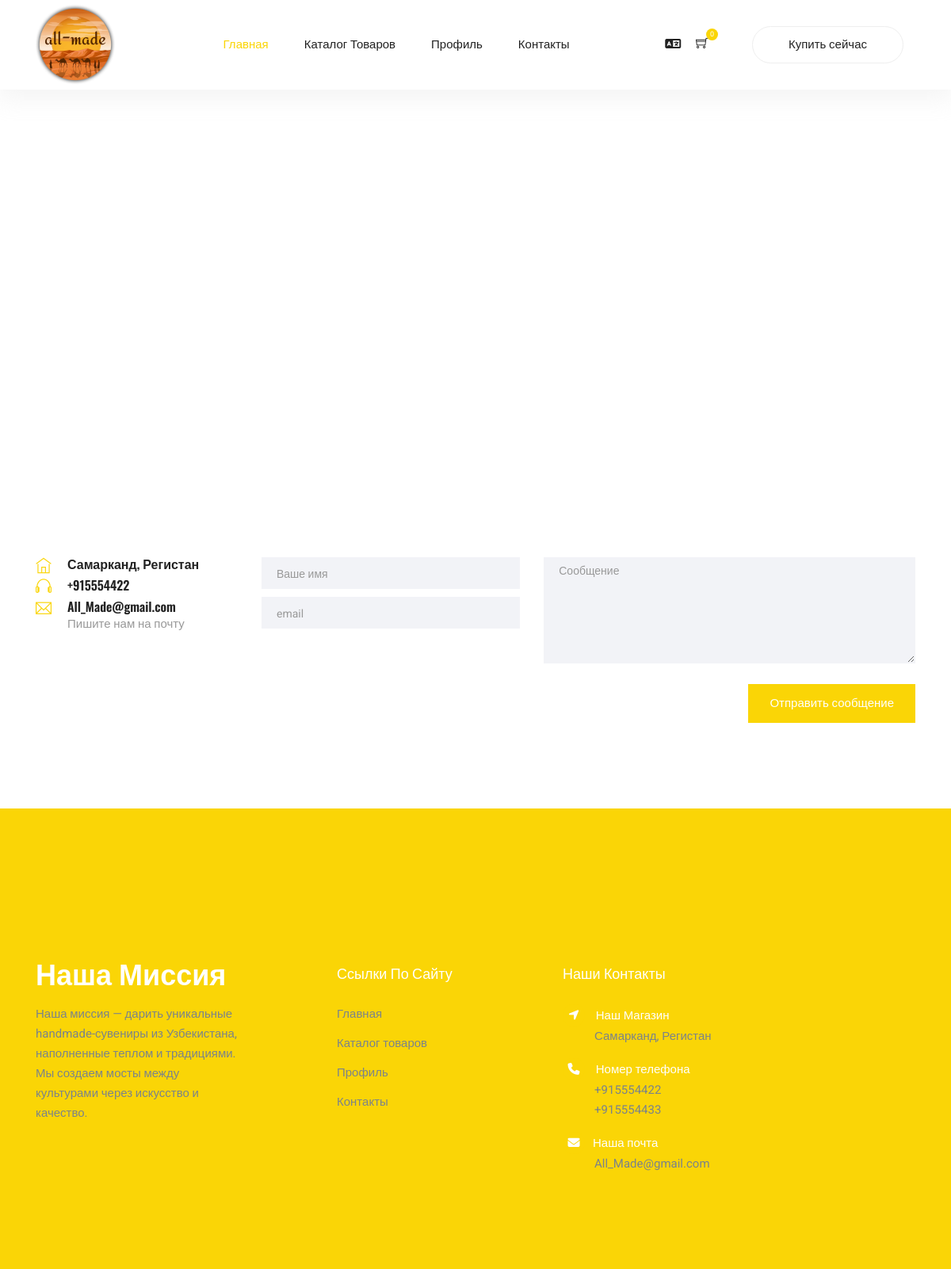
The app's page /ru/contacts/ with its own data.
### mainapp/models.py (models this page shows, shortened)
class Main_info(models.Model):
    Our_mission = models.TextField(verbose_name='Наша миссия')
    address = models.CharField(max_length=200, verbose_name='Адрес')
    number_phone_1 = models.BigIntegerField(verbose_name='Номер телефона 1')
    number_phone_2 = models.BigIntegerField(verbose_name='Номер телефона 2')
    email = models.CharField(max_length=200, verbose_name='Электронная почта')
    id_group = models.BigIntegerField(verbose_name='id Group')
    class Meta:
        verbose_name = 'Основную информацию'
        verbose_name_plural = 'Основная информация'

### mainapp/views.py (the view)
# urls.py: path('contacts/', views.contacts, name='contacts'),
def contacts(request):
    template = "mainapp/contacts.html"
    cart = Cart(request)
    context = {
        "cart_len": cart.__len__(),
        "main_information": Main_info.objects.all(),
    }
    return render(request, template, context)

### cart/cart.py (called while the page is built)
    def __len__(self):
        return sum(item["quantity"] for item in self.cart.values())

### mainapp/templates/mainapp/contacts.html (shortened to what this page needs)
{% extends 'wrapper.html' %}
{%load static %}
{% load i18n %}
{% block content %}
<body>
{% include 'header.html' %}
    <section class="section-margin--small">
        <div class="container">
            <div class="d-none d-sm-block mb-5 pb-4">
                <div id="map" style="height: 420px;"></div>
            </div>
            <div class="row">
                {% for main_info in main_information%}
                <div class="col-md-4 col-lg-3 mb-4 mb-md-0">
                    <div class="media contact-info">
                        <span class="contact-info__icon"><i class="ti-home"></i></span>
                        <div class="media-body">
                            <h3>{{main_info.address}}</h3>
                        </div>
                    </div>
                    <div class="media contact-info">
                        <span class="contact-info__icon"><i class="ti-headphone"></i></span>
                        <div class="media-body">
                            <h3><a href="tel:{{main_info.number_phone_1}}">+{{main_info.number_phone_1}}</a></h3>
                        </div>
                    </div>
                    <div class="media contact-info">
                        <span class="contact-info__icon"><i class="ti-email"></i></span>
                        <div class="media-body">
                            <h3><a href="mailto:{{main_info.email}}">{{main_info.email}}</a></h3>
                            <p>{% trans 'Пишите нам на почту' %}</p>
                        </div>
                    </div>
                </div>
                {% endfor%}
                <div class="col-md-8 col-lg-9">
                    <form action="{% url 'mainapp:contact_msg' %}" class="form-contact contact_form" action="contact_process.php"
                     method="post" id="contactForm" novalidate="novalidate">
                        <div class="row">
                            <div class="col-lg-5">
                                <div class="form-group">
                                    <input class="form-control" name="name" id="name" type="text" placeholder="{% trans 'Ваше имя' %}">
                                </div>
                                <div class="form-group">
                                    <input class="form-control" name="email" id="email" type="email" placeholder="email">
                                </div>
                            </div>
                            <div class="col-lg-7">
                                <div class="form-group">
                                    <textarea class="form-control different-control w-100" name="message" id="message" cols="30" rows="5" placeholder="{% trans 'Сообщение' %}"></textarea>
                                </div>
                            </div>
                        </div>
                        <div class="form-group text-center text-md-right mt-3">
                            <button type="submit" class="button button--active button-contactForm">{% trans 'Отправить сообщение' %}</button>
                        </div>
                    </form>
                </div>
            </div>
        </div>
    </section>
{% include 'footer.html' %}
</body>
{%endblock%}

### cart/templates/footer.html (shortened to what this page needs)
{% load static %}
{% load i18n %}
<footer class="footer">
        <div class="footer-area">
            <div class="container">
                <div class="row section_gap">
                    <div class="col-lg-3 col-md-6 col-sm-6">
                        <div class="single-footer-widget tp_widgets">
                            <h4 class="footer_title large_title">{% trans 'Наша миссия' %}</h4>
                            {% for main_info in main_information%}
                            <p>{{main_info.Our_mission}}</p>
                            {% endfor%}
                        </div>
                    </div>
                    <div class="offset-lg-1 col-lg-2 col-md-6 col-sm-6">
                        <div class="single-footer-widget tp_widgets">
                            <h4 class="footer_title">{% trans 'Ссылки по сайту' %}</h4>
                            <ul class="list">
                                <li><a href="{% url 'mainapp:index' %}">{% trans 'Главная' %}</a></li>
                                <li><a href="{% url 'mainapp:catalog' %}">{% trans 'Каталог товаров' %}</a></li>
                                <li><a href="{% url 'mainapp:login_in' %}">{% trans 'Профиль' %}</a></li>
                                <li><a href="{% url 'mainapp:contacts' %}">{% trans 'Контакты' %}</a></li>
                            </ul>
                        </div>
                    </div>
                    <div class="offset-lg-1 col-lg-3 col-md-6 col-sm-6">
                        <div class="single-footer-widget tp_widgets">
                            <h4 class="footer_title">{% trans 'Наши контакты' %}</h4>
                            <div class="ml-40">
                                {% for main_info in main_information%}
                                <p class="sm-head">
                                    <span class="fa fa-location-arrow"></span> {% trans 'Наш Магазин' %}
                                </p>
                                <p>{{main_info.address}}</p>
                                <p class="sm-head">
                                    <span class="fa fa-phone"></span>{% trans ' Номер телефона' %}
                                </p>
                                <p>
                                    +{{main_info.number_phone_1}} <br> +{{main_info.number_phone_2}}
                                </p>
                                <p class="sm-head">
                                    <span class="fa fa-envelope"></span>{% trans 'Наша почта' %}
                                </p>
                                <p>
                                    {{main_info.email}}
                                </p>
                                 {% endfor%}
                            </div>
                        </div>
                    </div>
                </div>
            </div>
        </div>
</footer>

### records on screen
Main_info: address "Самарканд, Регистан", number_phone_1 "915554422", email "All_Made@gmail.com", Our_mission "Наша миссия — дарить уникальные handmade-сувениры из Узбекистана, наполненные теплом и традициями. Мы создаем мосты между культурами через искусство и качество.", number_phone_2 "915554433"

### other values on screen
{{ cart_len }} "0"
